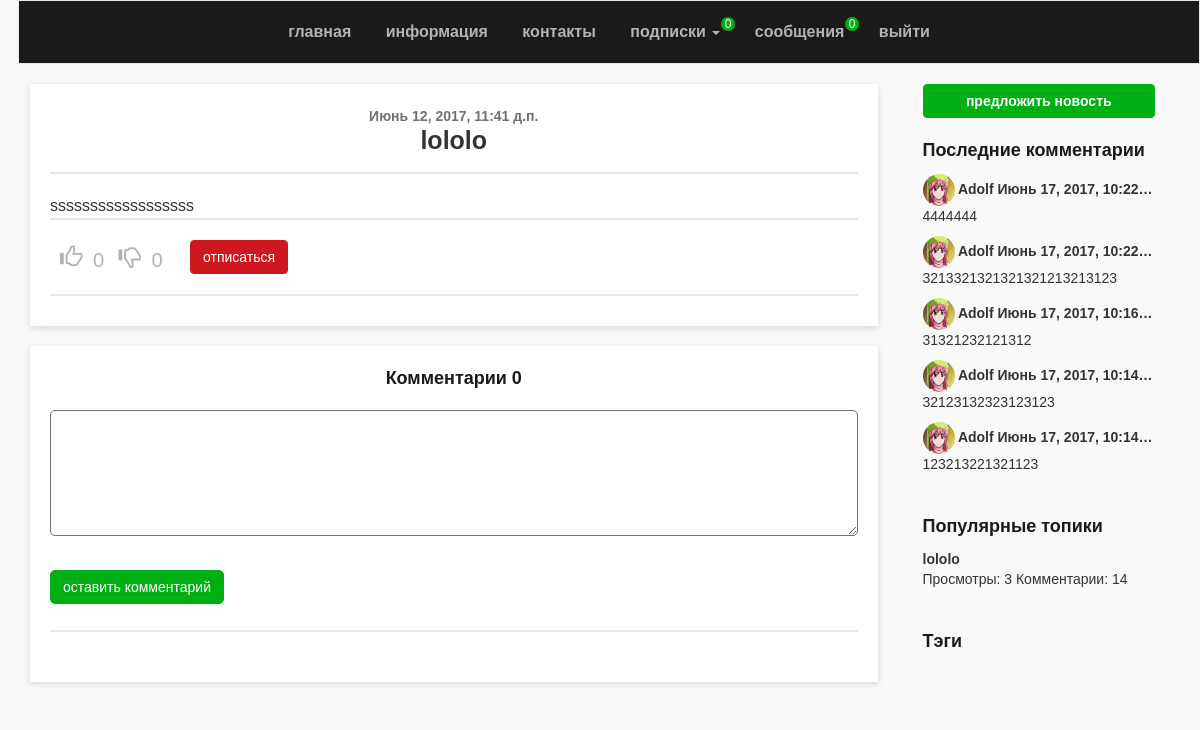
Screenshot of /article/lololo/ (signed in) with the database file from the repository.
### articles/models.py (models this page shows, shortened)
class Article(models.Model):
    title = models.CharField(max_length=60, unique=True)
    text = models.TextField()
    created = models.DateTimeField(default=timezone.now, editable=False)
    edited = models.DateTimeField(default=timezone.now, editable=False)
    author = models.ForeignKey(settings.AUTH_USER_MODEL, on_delete=models.CASCADE)
    primary_key = models.SlugField(primary_key=True, unique=True, max_length=100, editable=False)
    rating_object = GenericRelation(RatingModel)
    image_object = GenericRelation(Image)
    def get_hits(self):
        return self.hitcount.hits
    def get_article_tags(self):
        return self.tag_set.all()
    objects = ArticleManager()

### comments/models.py (models this page shows, shortened)
class Comment(models.Model):
    article = models.ForeignKey(Article, on_delete=models.CASCADE)
    text = models.TextField()
    created = models.DateTimeField(auto_now_add=True)
    edited = models.DateTimeField(auto_now_add=True)
    author = models.ForeignKey(settings.AUTH_USER_MODEL,
                               on_delete=models.CASCADE,
                               blank=True,
                               null=True,
                               editable=False
                               )
    session = models.CharField(max_length=40, editable=False)
    ip = models.CharField(max_length=40, editable=False)
    parent = models.ForeignKey('self', null=True, blank=True, related_name='children', db_index=True)
    target_name = models.CharField(max_length=50, null=True, blank=True)
    name = models.TextField(editable=False)
    rating_object = GenericRelation(RatingModel)
    published = models.BooleanField(default=False)
    objects = CommentsManager()

### custom_user/models.py (models this page shows, shortened)
class CustomUser(AbstractBaseUser):
    username = models.CharField(max_length=25, unique=True)
    username_slug = models.CharField(max_length=25, blank=True, null=True, unique=True)
    email = models.EmailField()
    birthday = models.DateTimeField(default=timezone.now)
    is_active = models.BooleanField(default=False, verbose_name='activation')
    is_admin = models.BooleanField(default=False, verbose_name='Admin permission')
    objects = CustomUserManager()
    avatar = GenericRelation(Image)
    USERNAME_FIELD = 'username'
    REQUIRED_FIELDS = ['email']
    def __str__(self):
        return self.username
    def get_subscriptions(self):
        return self.subscription_set.all()
    def get_avatar(self):
        return self.avatar.last().image.url

### utils_tags_cp/models.py (models this page shows)
class Image(models.Model):
    image = models.ImageField(upload_to='media/images/')
    content_type = models.ForeignKey(ContentType, on_delete=models.CASCADE, verbose_name='tied object')
    object_id = models.SlugField()
    content_object = GenericForeignKey('content_type', 'object_id')

### hit/models.py (models this page shows, shortened)
class HitCount(models.Model):
    article = models.OneToOneField(Article, on_delete=models.CASCADE)
    hits = models.SmallIntegerField(default=0)
    created = models.DateTimeField(auto_now_add=True)
    edited = models.DateTimeField(auto_now_add=True)
    def add_hit(self):
        self.hits += 1
        self.save()

### articles/views.py (the view, shortened to what this page needs)
class ArticleDetails(generic.FormView):
    template_name = 'main_page/article_details.html'
    article = None
    form_class = CommentForm
    def get_form_kwargs(self):
        form_kwargs = super().get_form_kwargs()
        form_kwargs.update({'session': self.request.session.session_key,
                            'article': self.article}
                           )
        return form_kwargs
    def get_context_data(self, **kwargs):
        ctx = super(ArticleDetails, self).get_context_data(**kwargs)
        ctx['article'] = self.article
        ctx['subscription'] = None
        if self.request.user.is_authenticated:
            ctx['blacklist'] = self.request.user.blacklist.blacklisteduser_set.values('user')
        try:
            ctx['subscription'] = Subscription.objects.get(subscribed_user=self.request.user, article=self.article)
        except (ObjectDoesNotExist, TypeError):
            try:
                ctx['subscription'] = Subscription.objects.get(session=self.request.session.session_key, article=self.article)
            except ObjectDoesNotExist:
                pass
        return ctx
    def dispatch(self, request, *args, **kwargs):
        try:
            self.article = Article.objects.get(pk=kwargs['pk'])
        except ObjectDoesNotExist:
            return HttpResponseRedirect(reverse('gag'))
        """
        Checks if the model has a hitctcount model and a rating model.
        Adds a hit to an existing hitcount model for that article
        """
        try:
            hit_count_model = self.article.hitcount
        except AttributeError:
            hit_count_model = hit_models.HitCount.objects.create(article=self.article)
        if not self.article.rating_object.last():
            RatingModel.objects.create(content_object=self.article)
        if not request.session.exists(request.session.session_key):
            request.session.create()
        hit_models.Hit.objects.get_or_create(session=request.session.session_key,
                                             hitcount=hit_count_model,
                                             ip=get_ip(self.request))
        try:
            if self.request.user.is_authenticated:
                subscription = Subscription.objects.get(article=self.article, subscribed_user=self.request.user)
            else:
                subscription = Subscription.objects.get(article=self.article, session=self.request.session.session_key)
            subscription.new_comments = 0
            subscription.checked_comments = subscription.total_comments
            subscription.save()
        except ObjectDoesNotExist:
            pass
        return super().dispatch(request, *args, **kwargs)

### comments/forms.py (shortened to what this page needs)
class CommentForm(forms.ModelForm):
    parent = forms.CharField(widget=forms.HiddenInput(attrs={'class': 'parent'}),
                             required=False)
    class Meta:
        model = Comment
        fields = ('text',)
        labels = {'text': ''}
        widgets = {'text': forms.Textarea(attrs={'rows': 5, 'cols': 5})}
    def __init__(self, *args, **kwargs):
        self.session = kwargs.pop('session')
        self.article = kwargs.pop('article')
        super().__init__(*args, **kwargs)

### articles/models.py (called while the page is built)
    def get_popular_articles(self):
        return Article.objects.all().order_by('hitcount__hits').reverse()

    def __str__(self):
        return 'Подписка на {0}'.format(self.article.title)

### comments/models.py (called while the page is built)
    def recent_comments(self):
        return Comment.objects.order_by('-created')[:5]

### hit/models.py (called while the page is built)
    def save(self, *args, **kwargs):
        self.hitcount.add_hit()
        super().save(*args, **kwargs)

### utils_tags_cp/cp.py (called while the page is built)
def popular_articles(request):
    articles = Article.objects.get_popular_articles()[:5]
    return {'POPULAR_ARTICLES': articles}

def subscriptions(request):
    if request.user.is_authenticated:
        subscription_list = Subscription.objects.filter(subscribed_user=request.user)
    else:
        subscription_list = Subscription.objects.filter(session=request.session.session_key)
    return {"SUBSCRIPTION_LIST": subscription_list}

def tag_list(request):
    tags = Tag.objects.all()
    return {"TAGS": tags}

def search_form(request):
    form = SearchForm
    return {"SEARCH_FORM": form}

def recent_comments(request):
    return {"RECENT_COMMENTS": Comment.objects.recent_comments()}

### utils_tags_cp/utils.py (called while the page is built)
def get_ip(request):
    x_forwarded_for = request.META.get('HTTP_X_FORWARDED_FOR')
    if x_forwarded_for:
        ip = x_forwarded_for.split(',')[-1].strip()
    else:
        ip = request.META.get('REMOTE_ADDR')
    return ip

### templates/main_page/article_details.html (shortened to what this page needs)
{% extends 'main_page/static_templates/main_page_carcass.html' %}
{% load static %}
{% block content %}
        <div class="article-details">
            <div class="article-created">
                {{ article.created }}
            </div>
            <div class="article-details-title" style="margin-bottom: 20px">
                {{ article.title }}
            </div>
            <div class="comments-border"></div>
            <div class="article-text">
                {{ article.text|safe }}
            </div>
            <div class="comments-border"></div>
            <div class="article-details-footer">
                <div class="article-like-buttons">
                    <span class="glyphicon glyphicon-thumbs-up" style="font-size: 1.41em"></span>
                    <span class="likes-count">0</span>
                    <span class="glyphicon glyphicon-thumbs-down" style="font-size: 1.41em"></span>
                    <span class="dislikes-count">0</span>
                </div>
                <span class="btn btn-primary btn-md article-subscribe" id="{{ article.primary_key }}">
                    {% if subscription in user.get_subscriptions %}
                        отписаться
                    {% else %}
                        подписаться
                    {% endif %}
                </span>
            </div>
            <div class="comments-border"></div>
        </div>
        <div class="article-comments">
            <div class="comments-title">
                Комментарии  <span class="comments-count"> 0 </span>
            </div>
            <form action="" method="post" id="answer-form">
                {{ form.as_p }}
                <br>
                <button type="submit" class="btn btn-primary btn-md answer-submit">оставить комментарий</button>
            </form>
            <div class="comments-border"></div>
                <div class="panel-body" id="comments-list">
                </div>
             </div>
{% endblock %}

### templates/main_page/blocks/sidebar.html (shortened to what this page needs)
<div class="col-lg-12 col-sm-6 col-md-12" xmlns="http://www.w3.org/1999/html">
    <div class="prop-article">
        <button type="button" class="btn btn-primary">предложить новость</button>
    </div>
    <div class="recent-comments">
        <div class="recent-comments-heading">Последние комментарии</div>
        {% for comment in RECENT_COMMENTS %}
            <div class="comment-info">
                <img src="{{ comment.author.get_avatar }}" style="height: 32px" class="img-circle"> {{ comment.author }} {{ comment.created }}
            </div>
            <div class="comment-pretext">
                {{ comment.text }}
            </div>
        {% endfor %}
    </div>
    <div class="popular-posts" style="margin-top: 40px">
        <div class="popular-article-heading">
            Популярные топики
        </div>
        {% for article in POPULAR_ARTICLES %}
            <a href="/article/{{ article.pk }}">
                <div class="popular-article-title">{{ article.title }}</div>
                <div class="popular-article-info">
                    Просмотры: {{ article.get_hits }} Комментарии: {{ article.comment_set.all.count }}
                </div>
            </a>
        {% endfor %}
    </div>
</div>
<div class="col-lg-12">
    <div class="tags" style="margin-top: 40px">
        <div class="tags-title">
            Тэги
        </div>
    </div>
</div>

### Blog_01/static/css/main_page.css (style rules this page uses)
body { font-family: proxima_nova,sans-serif; font-weight: 400; font-size: 14px; background-color: #F9F9F9; height: 100%; text-rendering: optimizeLegibility; }

### Blog_01/static/css/sidebar.css (style rules this page uses)
.recent-comments-heading, .popular-article-heading, .tags-title, .comments-title { color: #1a1a1a; font-size: 18px; font-weight: 700; }
.comment-info, .popular-article-title { color: #333; font-size: 14px; font-weight: 700; margin-top: 10px; white-space: nowrap; overflow: hidden; text-overflow: ellipsis; }
.comment-pretext, .popular-article-info { color: #333; font-size: 14px; font-weight: 500; white-space: nowrap; overflow: hidden; text-overflow: ellipsis; }
.tag, .answer-submit, .panel-footer { margin-top: 10px; margin-right: 5px; background-color: #00af14; border-color: #00af14; border-radius: 5px; }
.answer-submit { margin-top: 0; margin-bottom: 10px; }
.user-info-send-message button, .user-info-password-change button, .password-reset-subm, .login-subm, .answer-submit, .tag, .send-message-subm, .tag:focus, .tag:active, .tag:active:focus, .login-subm:focus, .login-subm:active, .login-subm:active:focus, .password-reset-submit:focus, .password-reset-subm:active, .password-reset-subm:active:focus, .user-info-send-message button:focus, .user-info-send-message button:active, .user-info-send-message button:active:focus, .user-info-password-change button:focus, .user-info-password-change button:active, .user-info-password-change button:active:focus, .password-reset-subm:focus, .password-reset-subm:active, .password-reset-subm:active:focus, .answer-submit:focus, .answer-submit:active, .answer-submit:active:focus, .send-message-subm:focus, .send-message-subm:active, .send-message-subm:active:focus, .prop-article button, .prop-article button:focus, .prop-article button:active, .prop-article button:active:focus { background-color: #00af14; border-color: #00af14; margin-right: 20px; outline: none; }
.prop-article button { width: 100%; margin-bottom: 20px; font-weight: 700; }

### Blog_01/static/css/article-details.css (style rules this page uses)
.glyphicon-thumbs-up, .glyphicon-thumbs-down { cursor: pointer; color: rgb(179, 179, 179); user-select: none; }
.article-like-buttons .glyphicon-thumbs-down, .article-like-buttons .glyphicon-thumbs-up, .dislikes-count, .likes-count, a, a:hover { color: #b3b3b3 }
.dislikes-count, .likes-count { font-size: 20px; margin-left: 6px; }
.article-details-title { font-size: 25px; font-weight: 700; text-align: center; }
.article-details, .article-comments, .messages-list { background-color: white; box-shadow: 0 2px 6px 0 rgba(0,0,0,.15); padding: 20px; line-height: 150%; font-size: 16px; margin-bottom: 20px; }
.article-created { text-align: center; }
.article-created { font-size: 14px; color: #717171; font-weight: 700; text-align: center; }
.comments-title { text-align: center; }
textarea { margin-top: 20px; border-color: #717171; max-width: 100%; width: 100%; border-radius: 5px; color: #717171; resize: horizontal; }
.article-subscribe { background-color: #cc181e; border-color: #cc181e; margin-top: 20px; margin-left: 140px; }
.article-details-footer { position: relative; margin-bottom: 20px; }
.article-text { margin-top: 20px; }
.article-details-footer .article-like-buttons { position: absolute; bottom: 0; }
.article-like-buttons .glyphicon { padding-left: 10px; }
.comments-border { border-bottom: 2px solid #e6e6e6; }
.img-circle-comment, .img-circle { border-radius: 50%; height: 32px; width: 32px; }

### rows the page displays
Article: created "Июнь 12, 2017, 11:41 д.п.", title "lololo", text "ssssssssssssssssss", get_hits "3", comment_set.all.count "14"
Comment: author.get_avatar (picture), author "Adolf", created "Июнь 17, 2017, 10:22…", text "4444444"
Comment: author.get_avatar (picture), author "Adolf", created "Июнь 17, 2017, 10:22…", text "3213321321321321213213123"
Comment: author.get_avatar (picture), author "Adolf", created "Июнь 17, 2017, 10:16…", text "31321232121312"
Comment: author.get_avatar (picture), author "Adolf", created "Июнь 17, 2017, 10:14…", text "32123132323123123"
Comment: author.get_avatar (picture), author "Adolf", created "Июнь 17, 2017, 10:14…", text "123213221321123"
